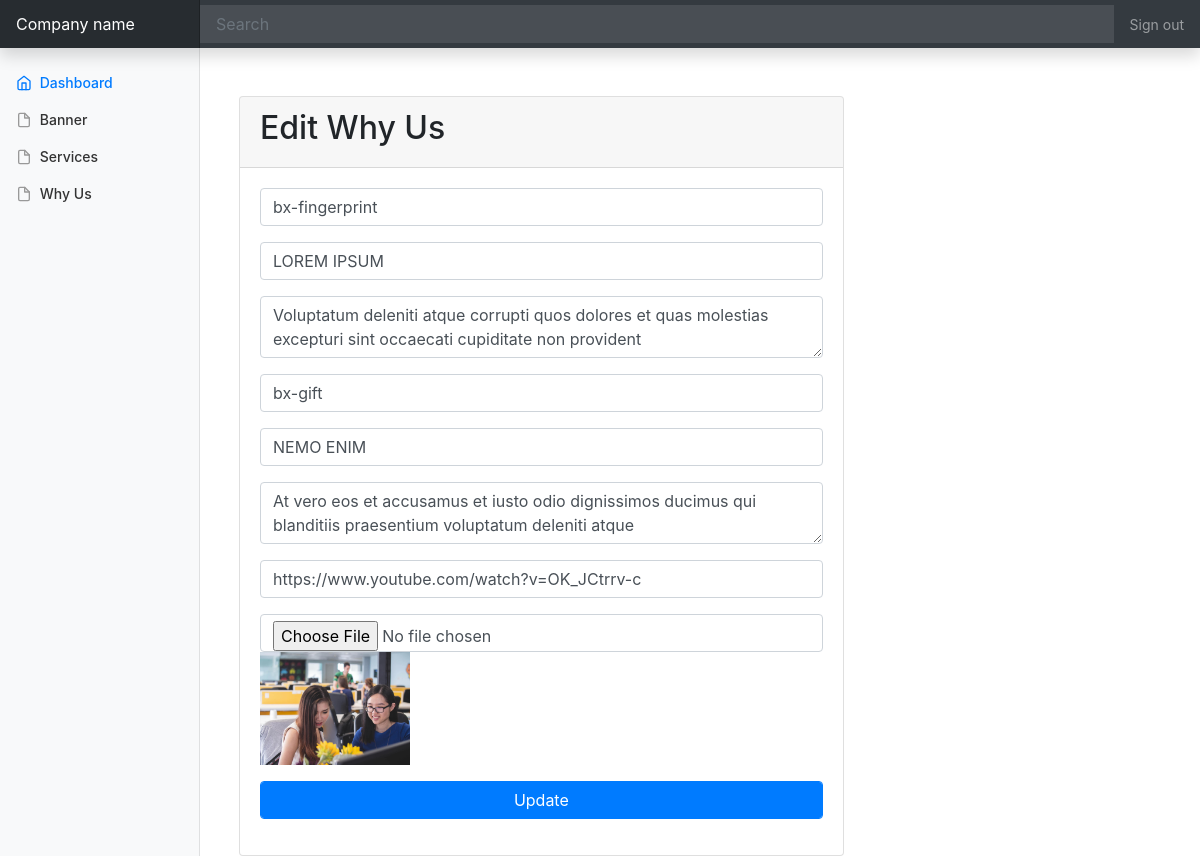
Screenshot of /admin/why_us/index.php with the database file from the repository.
### tables this page shows
CREATE TABLE `why_us` (
  `id` int(11) NOT NULL,
  `banner` varchar(100) DEFAULT NULL,
  `video_url` varchar(200) DEFAULT NULL,
  `icon_one` varchar(50) DEFAULT NULL,
  `title_one` varchar(50) NOT NULL DEFAULT 'LOREM IPSUM',
  `description_one` text,
  `icon_two` varchar(50) DEFAULT NULL,
  `title_two` varchar(50) DEFAULT NULL,
  `description_two` text
);

### admin/why_us/index.php (the view, shortened to what this page needs)
<?php
require_once '../templates/header.php';
require_once '../db.php';
$query = "SELECT * FROM why_us";
$result = mysqli_query($conn, $query);
if(mysqli_num_rows($result )> 0 ){
    $data = mysqli_fetch_assoc($result);
}
?>
<section class="mt-5">
    <div class="container">
        <div class="row">
            <div class="col-md-8">
                <div class="card">
                    <div class="card-header">
                        <h2>Edit Why Us</h2>
                    </div>
                    <div class="card-body">
                        <form action="update.php" method="POST" enctype="multipart/form-data">
                            <div class="form-group">
                                <input type="text" class="form-control" placeholder="Icon One" name="icon_one" value="<?=$data['icon_one']?>">
                            </div>
                            <div class="form-group">
                                <input type="text" class="form-control" placeholder="Title One" name="title_one" value="<?=$data['title_one']?>">
                            </div>
                            <div class="form-group">
                                <textarea name="description_one" placeholder="Description One" class="form-control"><?=$data['description_one']?></textarea>
                            </div>
                            <div class="form-group">
                                <input type="text" class="form-control" placeholder="Icon two" name="icon_two" value="<?=$data['icon_two']?>">
                            </div>
                            <div class="form-group">
                                <input type="text" class="form-control" placeholder="Title One" name="title_two" value="<?=$data['title_two']?>">
                            </div>
                            <div class="form-group">
                                <textarea name="description_two" placeholder="Description Two" class="form-control"><?=$data['description_two']?></textarea>
                            </div>
                            <div class="form-group">
                                <input type="text" class="form-control" placeholder="Video Url" name="video_url" value="<?=$data['video_url']?>">
                            </div>
                            <div class="form-group">
                                <input type="file" id="upload_img" class="form-control" name="banner">
                                <img width="150" id="show_img" src="../../uploads/whyus/<?=$data['banner']?>" alt="">
                            </div>
                            <div class="form-group">
                                <input type="submit" class="form-control btn btn-primary"  name="submit" value="Update">
                            </div>
                        </form>
                    </div>
                </div>
            </div>
        </div>
    </div>
</section>
<?php
require_once '../templates/footer.php';
?>

### admin/css/style.css (style rules this page uses)
body { font-size: .875rem; }

### rows the page displays
why_us: icon_one "bx-fingerprint", title_one "LOREM IPSUM", description_one "Voluptatum deleniti atque corrupti quos dolores et quas molestias excepturi sint occaecati cupiditate non provident", icon_two "bx-gift", title_two "NEMO ENIM", description_two "At vero eos et accusamus et iusto odio dignissimos ducimus qui blanditiis praesentium voluptatum deleniti atque", video_url "https://www.youtube.com/watch?v=OK_JCtrrv-c", banner (picture)
